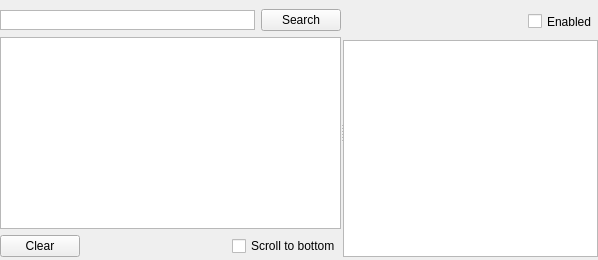
      <widget class="QWidget" name="tab_lcu">
       <attribute name="icon">
        <iconset>
         <normaloff>images/lcu.png</normaloff>images/lcu.png</iconset>
       </attribute>
       <attribute name="title">
        <string>LCU</string>
       </attribute>
       <layout class="QHBoxLayout" name="horizontalLayout_27">
        <property name="leftMargin">
         <number>0</number>
        </property>
        <property name="topMargin">
         <number>3</number>
        </property>
        <property name="rightMargin">
         <number>0</number>
        </property>
        <property name="bottomMargin">
         <number>0</number>
        </property>
        <item>
         <widget class="QSplitter" name="lcuSplitter">
          <property name="orientation">
           <enum>Qt::Horizontal</enum>
          </property>
          <property name="handleWidth">
           <number>2</number>
          </property>
          <property name="childrenCollapsible">
           <bool>false</bool>
          </property>
          <widget class="QWidget" name="verticalLayoutWidget_13">
           <layout class="QVBoxLayout" name="verticalLayout_18">
            <property name="leftMargin">
             <number>0</number>
            </property>
            <property name="topMargin">
             <number>6</number>
            </property>
            <property name="rightMargin">
             <number>0</number>
            </property>
            <property name="bottomMargin">
             <number>3</number>
            </property>
            <item>
             <layout class="QHBoxLayout" name="horizontalLayout_26">
              <item>
               <widget class="QTextEdit" name="lcuTextSearch">
                <property name="sizePolicy">
                 <sizepolicy hsizetype="Expanding" vsizetype="Minimum">
                  <horstretch>0</horstretch>
                  <verstretch>0</verstretch>
                 </sizepolicy>
                </property>
                <property name="maximumSize">
                 <size>
                  <width>16777215</width>
                  <height>20</height>
                 </size>
                </property>
                <property name="inputMethodHints">
                 <set>Qt::ImhNone</set>
                </property>
                <property name="verticalScrollBarPolicy">
                 <enum>Qt::ScrollBarAlwaysOff</enum>
                </property>
                <property name="horizontalScrollBarPolicy">
                 <enum>Qt::ScrollBarAlwaysOff</enum>
                </property>
                <property name="lineWrapMode">
                 <enum>QTextEdit::NoWrap</enum>
                </property>
                <property name="acceptRichText">
                 <bool>false</bool>
                </property>
               </widget>
              </item>
              <item>
               <widget class="QPushButton" name="lcuButtonSearch">
                <property name="text">
                 <string>Search</string>
                </property>
               </widget>
              </item>
             </layout>
            </item>
            <item>
             <layout class="QVBoxLayout" name="verticalLayout_21">
              <item>
               <widget class="QListWidget" name="lcuList"/>
              </item>
             </layout>
            </item>
            <item>
             <layout class="QHBoxLayout" name="horizontalLayout_25">
              <item>
               <widget class="QPushButton" name="lcuButtonClear">
                <property name="text">
                 <string>Clear</string>
                </property>
               </widget>
              </item>
              <item>
               <spacer name="horizontalSpacer_8">
                <property name="orientation">
                 <enum>Qt::Horizontal</enum>
                </property>
                <property name="sizeHint" stdset="0">
                 <size>
                  <width>40</width>
                  <height>20</height>
                 </size>
                </property>
               </spacer>
              </item>
              <item>
               <widget class="QCheckBox" name="lcuScrollToBottom">
                <property name="text">
                 <string>Scroll to bottom</string>
                </property>
               </widget>
              </item>
             </layout>
            </item>
           </layout>
          </widget>
          <widget class="QWidget" name="verticalLayoutWidget_14">
           <layout class="QVBoxLayout" name="verticalLayout_19">
            <property name="leftMargin">
             <number>0</number>
            </property>
            <property name="topMargin">
             <number>6</number>
            </property>
            <property name="rightMargin">
             <number>0</number>
            </property>
            <property name="bottomMargin">
             <number>3</number>
            </property>
            <item>
             <layout class="QVBoxLayout" name="verticalLayout_20">
              <item>
               <layout class="QHBoxLayout" name="horizontalLayout_28">
                <item>
                 <spacer name="horizontalSpacer_9">
                  <property name="orientation">
                   <enum>Qt::Horizontal</enum>
                  </property>
                  <property name="sizeHint" stdset="0">
                   <size>
                    <width>40</width>
                    <height>20</height>
                   </size>
                  </property>
                 </spacer>
                </item>
                <item>
                 <widget class="QCheckBox" name="lcuEnabled">
                  <property name="minimumSize">
                   <size>
                    <width>0</width>
                    <height>25</height>
                   </size>
                  </property>
                  <property name="text">
                   <string>Enabled</string>
                  </property>
                 </widget>
                </item>
               </layout>
              </item>
              <item>
               <widget class="QTextEdit" name="lcuView">
                <property name="lineWrapMode">
                 <enum>QTextEdit::NoWrap</enum>
                </property>
                <property name="acceptRichText">
                 <bool>false</bool>
                </property>
               </widget>
              </item>
             </layout>
            </item>
           </layout>
          </widget>
         </widget>
        </item>
       </layout>
      </widget>
